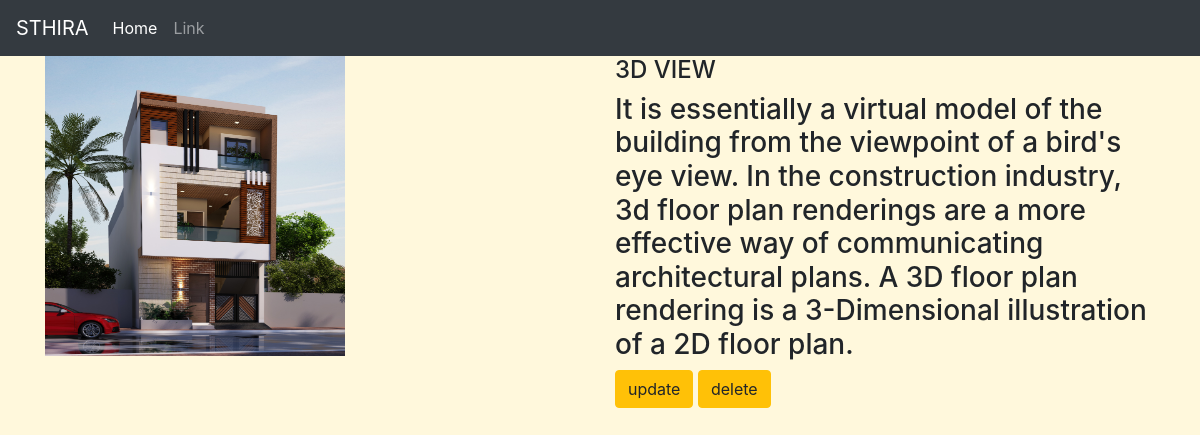
The page /service/1/ on the database its author committed.
### sthiraapp/models.py (models this page shows, shortened)
class Service(models.Model):
    type=models.CharField(max_length=500)
    desc=models.TextField()
    img=models.ImageField(upload_to='gallery')

### sthiraapp/views.py (the view)
# urls.py: path('service/<int:service_id>/', views.detail, name='detail'),
def detail(request,service_id):
    det=Service.objects.get(id=service_id)
    return render(request,'detail.html',{'det':det})

### templates/detail.html
{% extends 'base.html' %}
{% block content %}
<div class="container">
    <div class="row">
        <div class="col-md-6">
            <img src="{{ det.img.url }}" width="300px" height="300px" >
        </div>
        <div class="col-md-6">
            <h4>{{det.type}}</h4>
            <h3>{{det.desc}}</h3>
            <a class="btn btn-warning" href="{% url 'sthiraapp:update' det.id %}">update</a>
            <a class="btn btn-warning" href="{% url 'sthiraapp:delete' det.id %}">delete</a>
        </div>
    </div>
</div>
{% endblock %}

### static/style.css (style rules this page uses)
body { background-color:Cornsilk; }

### rows shown on the page
Service: img (picture), type "3D VIEW", desc "It is essentially a virtual model of the building from the viewpoint of a bird's eye view. In the construction industry, 3d floor plan renderings are a more effective way of communicating architectural plans. A 3D floor plan rendering is a 3-Dimensional illustration of a 2D floor plan."
